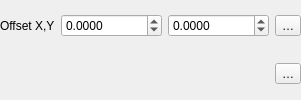
                       <widget class="QFrame" name="mPlacementOffsetFrame">
                        <property name="minimumSize">
                         <size>
                          <width>0</width>
                          <height>0</height>
                         </size>
                        </property>
                        <property name="frameShape">
                         <enum>QFrame::NoFrame</enum>
                        </property>
                        <property name="frameShadow">
                         <enum>QFrame::Raised</enum>
                        </property>
                        <layout class="QGridLayout" name="gridLayout_15">
                         <property name="leftMargin">
                          <number>0</number>
                         </property>
                         <property name="topMargin">
                          <number>0</number>
                         </property>
                         <property name="rightMargin">
                          <number>0</number>
                         </property>
                         <property name="bottomMargin">
                          <number>0</number>
                         </property>
                         <property name="verticalSpacing">
                          <number>12</number>
                         </property>
                         <item row="0" column="2">
                          <widget class="QgsDoubleSpinBox" name="mPointOffsetYSpinBox">
                           <property name="sizePolicy">
                            <sizepolicy hsizetype="Preferred" vsizetype="Fixed">
                             <horstretch>0</horstretch>
                             <verstretch>0</verstretch>
                            </sizepolicy>
                           </property>
                           <property name="prefix">
                            <string/>
                           </property>
                           <property name="suffix">
                            <string/>
                           </property>
                           <property name="decimals">
                            <number>4</number>
                           </property>
                           <property name="minimum">
                            <double>-9999999.000000000000000</double>
                           </property>
                           <property name="maximum">
                            <double>9999999.000000000000000</double>
                           </property>
                           <property name="singleStep">
                            <double>0.100000000000000</double>
                           </property>
                          </widget>
                         </item>
                         <item row="0" column="3">
                          <widget class="QgsPropertyOverrideButton" name="mPointOffsetDDBtn">
                           <property name="text">
                            <string>…</string>
                           </property>
                          </widget>
                         </item>
                         <item row="1" column="3">
                          <widget class="QgsPropertyOverrideButton" name="mPointOffsetUnitsDDBtn">
                           <property name="text">
                            <string>…</string>
                           </property>
                          </widget>
                         </item>
                         <item row="0" column="1">
                          <widget class="QgsDoubleSpinBox" name="mPointOffsetXSpinBox">
                           <property name="sizePolicy">
                            <sizepolicy hsizetype="Preferred" vsizetype="Fixed">
                             <horstretch>0</horstretch>
                             <verstretch>0</verstretch>
                            </sizepolicy>
                           </property>
                           <property name="prefix">
                            <string/>
                           </property>
                           <property name="suffix">
                            <string/>
                           </property>
                           <property name="decimals">
                            <number>4</number>
                           </property>
                           <property name="minimum">
                            <double>-9999999.000000000000000</double>
                           </property>
                           <property name="maximum">
                            <double>9999999.000000000000000</double>
                           </property>
                           <property name="singleStep">
                            <double>0.100000000000000</double>
                           </property>
                          </widget>
                         </item>
                         <item row="0" column="0">
                          <widget class="QLabel" name="label_15">
                           <property name="sizePolicy">
                            <sizepolicy hsizetype="Maximum" vsizetype="Preferred">
                             <horstretch>0</horstretch>
                             <verstretch>0</verstretch>
                            </sizepolicy>
                           </property>
                           <property name="text">
                            <string>Offset X,Y</string>
                           </property>
                          </widget>
                         </item>
                         <item row="1" column="1" colspan="2">
                          <widget class="QgsUnitSelectionWidget" name="mPointOffsetUnitWidget" native="true">
                           <property name="focusPolicy">
                            <enum>Qt::StrongFocus</enum>
                           </property>
                          </widget>
                         </item>
                        </layout>
                       </widget>
